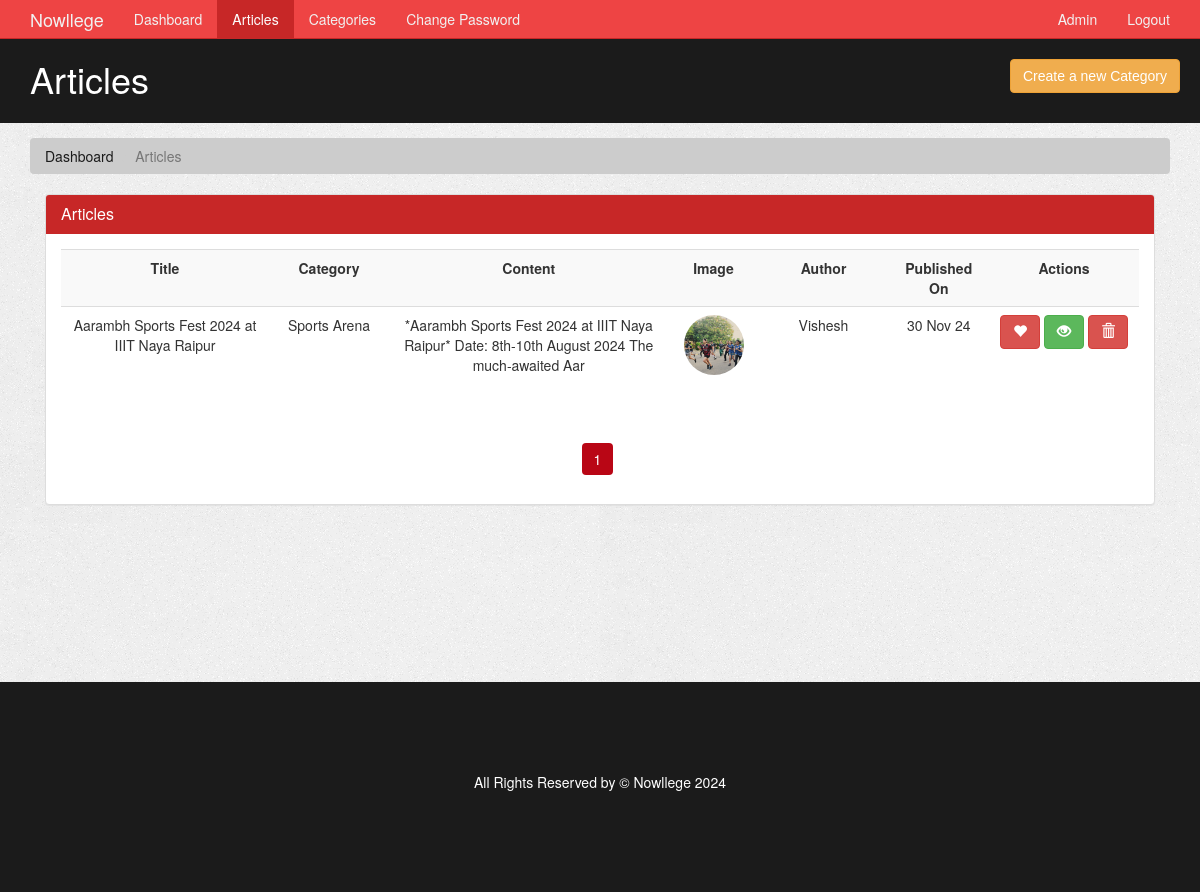
Screenshot of /admin/articles.php (signed in) with the database file from the repository.
### tables this page shows
CREATE TABLE `article` (
  `article_id` int(11) NOT NULL,
  `category_id` int(11) NOT NULL,
  `author_id` int(11) NOT NULL,
  `article_title` varchar(250) NOT NULL,
  `article_image` varchar(200) NOT NULL,
  `article_description` text NOT NULL,
  `article_date` date NOT NULL,
  `article_trend` tinyint(4) NOT NULL,
  `article_active` tinyint(4) NOT NULL
);

CREATE TABLE `category` (
  `category_id` int(11) NOT NULL,
  `category_name` varchar(45) NOT NULL,
  `category_color` varchar(35) NOT NULL,
  `category_image` varchar(250) NOT NULL,
  `category_description` varchar(350) NOT NULL
);

CREATE TABLE `author` (
  `author_id` int(11) NOT NULL,
  `author_name` varchar(35) NOT NULL,
  `author_password` varchar(100) NOT NULL,
  `author_email` varchar(45) NOT NULL
);

### admin/articles.php (the view, shortened to what this page needs)
<?php
  require('./includes/nav.inc.php');
?>
<section id="breadcrumb">
  <div class="container">
    <ol class="breadcrumb">
      <li><a href="./index.php">Dashboard</a></li>
      <li class="active">Articles</li>
    </ol>
  </div>
</section>
<section id="main">
  <div class="container">
    <div class="col-md-12">
      <?php
        $limit = 6;
        if(isset($_GET['page'])) {
          $page = $_GET['page'];
        }else {
          $page = 1;
        }
        $offset = ($page - 1) * $limit;
        $sql = "SELECT article.article_title,
                article.article_id,
                article.article_date,
                author.author_name,
                article.article_image,
                article.article_trend,
                article.article_active,
                article.article_description,
                category.category_name
                FROM article, category, author
                WHERE article.category_id = category.category_id
                AND article.author_id = author.author_id
                ORDER BY article.article_date DESC
                LIMIT {$offset},{$limit}";
        $result = mysqli_query($con,$sql);
        $row = mysqli_num_rows($result);
      ?>
      <div class="panel panel-default">
        <div class="panel-heading main-color-bg">
          <h3 class="panel-title">Articles</h3>
        </div>
        <div class="panel-body">
          <table class="table table-striped table-hover article-table">
            <tr>
              <th style="min-width: 200px">Title</th>
              <th style="min-width: 120px">Category</th>
              <th style="min-width: 250px">Content</th>
              <th style="min-width: 90px">Image</th>
              <th style="min-width: 130px">Author</th>
              <th style="min-width: 100px">Published On</th>
              <th style="min-width: 150px">Actions</th>
            </tr>
            <?php
                if($row > 0) {
                  while($data = mysqli_fetch_assoc($result)) {
                    $category_name = $data['category_name'];
                    $article_id = $data['article_id'];
                    $article_title = $data['article_title'];
                    $article_trend = $data['article_trend'];
                    $article_desc = $data['article_description'];
                    $article_image = $data['article_image'];
                    $article_date = $data['article_date'];
                    $article_author = $data['author_name'];
                    $article_active = $data['article_active'];
                    $article_desc = substr($article_desc,0,100);
                    $article_date = date("d M y",strtotime($article_date));
                    echo '
                      <tr>
                        <td>
                          '.$article_title.'
                        </td>
                        <td>
                          '.$category_name.'
                        </td>
                        <td>
                          '.$article_desc.'
                        </td>
                        <td>
                          <img src="../assets/images/articles/'.$article_image.'" />
                        </td>
                        <td>
                          '.$article_author.'
                        </td>
                        <td>
                          '.$article_date.'
                        </td>
                        <td>';
                        if($article_trend > 0) {
                          echo '
                          <a class="btn btn-danger" href="./deactivate-trend.php?id='.$article_id.'" title="Remove Article Trend">
                            <span class="glyphicon glyphicon-heart"></span>
                          </a>
                          ';
                        }
                        else {
                          echo '
                          <a class="btn btn-warning" href="./activate-trend.php?id='.$article_id.'" title="Make Article Trending">
                            <span class="glyphicon glyphicon-heart-empty"></span>
                          </a>
                          ';
                        }
                        if($article_active > 0) {
                          echo '
                          <a class="btn btn-success" href="./deactivate-article.php?id='.$article_id.'" title="Deactivate Article">
                            <span class="glyphicon glyphicon-eye-open"></span>
                          </a>
                          ';
                        }
                        else {
                          echo '
                          <a class="btn btn-info" href="./activate-article.php?id='.$article_id.'" title="Activate Article">
                            <span class="glyphicon glyphicon-eye-close"></span>
                          </a>
                          ';
                        }
                        echo '
                          <a class="btn btn-danger" href="javascript:deleteConfirm('.$article_id.')" title="Delete Article">
                            <span class="glyphicon glyphicon-trash"></span>
                          </a>
                        </td>
                      </tr>
                    ';
                  }
                }
              ?>
          </table>
        </div>
        <div class="text-center">
          <ul class="pagination pg-red">
            <?php
              $paginationQuery = "SELECT * FROM article";
              $paginationResult = mysqli_query($con, $paginationQuery);
              if(mysqli_num_rows($paginationResult) > 0) {
                $total_articles = mysqli_num_rows($paginationResult);
                $total_page = ceil($total_articles / $limit);
                for($i = 1; $i <= $total_page; $i++) {
                  $active = "";
                  if($i == $page) {
                    $active = "active";
                  }
                  echo '<li class="page-item '.$active.'"><a href="./articles.php?page='.$i.'" class="page-link">'.$i.'</a></li>';
                }
              }
            ?>
          </ul>
        </div>
      </div>
    </div>
  </div>
</section>
<?php
  require('./includes/footer.inc.php')
?>

### assets/css/partials/4-component.css (style rules this page uses)
.container { background-color: #ffffff00; width: 100%; padding-right: 15px; padding-left: 15px; margin-right: auto; margin-left: auto; }
.btn { display: inline-block; border: none; background: var(--dark-color); color: #fff; text-decoration: none; font-family: var(--ff-nunito); padding: 0.5rem 0.75rem; border-radius: var(--border-radius); transition: all 200ms ease-in-out; }
.pagination { display: inline-block; }
.pagination a { float: left; padding: 8px 16px; margin: 2px; transition: all 200ms ease-in-out; }

### assets/css/admin/style.css (style rules this page uses)
body { background-color: black; background-image: url(../partials/imageonline-co-noisedimage.jpg); }
.main-color-bg { background-color: var(--primary-color) !important; border-color: var(--primary-color) !important; color: #ffffff !important; }
.breadcrumb { background: #cccccc; color: rgb(27, 27, 27); }
.breadcrumb a { color: rgb(27, 27, 27); }
.article-table td img { border-radius: 50%; object-fit: cover; height: 6rem; width: 6rem; }
.article-table th, .article-table td { text-align: center; }
.pagination > li > a, .pagination > li > span { border-radius: var(--border-radius); margin: 5px; border: none; color: var(--dark-color); cursor: pointer; }
.pagination > .active > a, .pagination > .active > a:focus, .pagination > .active > a:hover, .pagination > .active > span, .pagination > .active > span:focus, .pagination > .active > span:hover { z-index: 3; color: #fff; cursor: default; background-color: var(--active-color); border-color: none; }
#main { min-height: 57.2vh; }

### assets/css/partials/1-variables.css (style rules this page uses)
:root { --primary-color: #c72727; --secondary-color: #f99500; --light-color: #f1f1f1; --dark-color: #50514f; --black-color: #333333; --tag-trend-color: #fa163f; --tag-yellow-color: #ffbe0b; --tag-purple-color: #8338ec; --tag-blue-color: #3a86ff; --tag-green-color: #00ff73; --tag-orange-color: #ef4339; --tag-pink-color: #ff0a54; --tag-brown-color: #663f3f; --hover-color: #ee4444; --active-color: #b90615; --ts-vs: 0.56rem; --ts-sml: 0.8rem; --ts-md: 1.1rem; --ts-lg: 1.25rem; --hs-vs: 1.3rem; --hs-sml: 2rem; --hs-md: 2.5rem; --hs-lg: 3rem; --ff-monts: "Montserrat", sans-serif; --ff-nunito: "Nunito Sans", sans-serif; --ff-noto: "Noto Serif", serif; --ff-robo: "Roboto", sans-serif; --border-radius: 5px; }

### rows the page displays
article: article_title "Aarambh Sports Fest 2024 at IIIT Naya Raipur", category.category_name "Sports Arena", article_description "*Aarambh Sports Fest 2024 at IIIT Naya Raipur* Date: 8th-10th August 2024 The much-awaited Aar", article_image (picture), author.author_name "Vishesh", article_date "30 Nov 24"

### other values shown
$admin_name "Admin"
$page_title "Articles"
